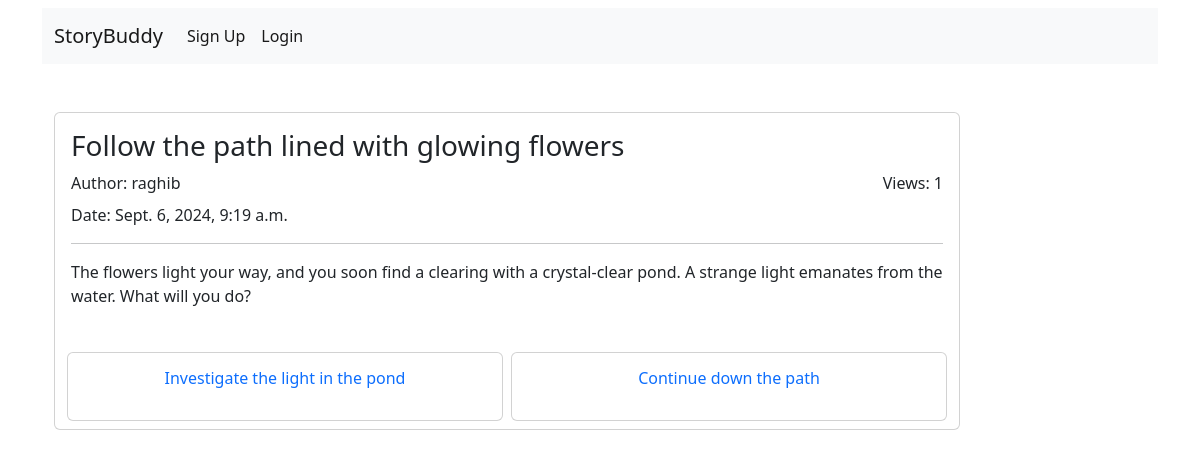
Page /story-details/2/ on the committed database.
### story_app/models.py (models this page shows, shortened)
class Story(MPTTModel):
    author = models.ForeignKey(User, related_name="stories", on_delete=models.CASCADE)
    title = models.CharField(max_length=150, unique=True)
    parent = TreeForeignKey('self', on_delete=models.CASCADE, null=True, blank=True, related_name='children')
    details = models.TextField(null=True,blank=True)
    views = models.PositiveIntegerField(default=0)
    created_at = models.DateTimeField(auto_now_add=True)
    class MPTTMeta:
        order_insertion_by = ['parent','title']

### story_app/views.py (the view)
# urls.py: path('story-details/<int:id>/',views.story_details,name='story_details'),
def story_details(request, id=None):
    user = request.user
    story = Story.objects.get(id=id)
    checked = False
    if story.author == user:
        checked = True
    if user != story.author:
        story.views = F('views') + 1
        story.save()
    story = Story.objects.get(id=id)
    branches = Story.objects.filter(parent=story)
    context = {'id':story.id,'story': story,'branches':branches,'checked':checked}
    return render(request, 'story-details.html', context)

### templates/story-details.html (shortened to what this page needs)
{% extends "base.html" %}
{% block content %}
<div class="container mt-5">
    <div class="row">
        <div class="col-md-10">
            <div class="card">
                <div class="card-body">
                    <h3 class="card-title">{{ story.title }}</h3>
                    <div class="d-flex justify-content-between mb-2">
                        <div class="text-start">
                            <span class="text-dark">Author: {{story.author.username}}</span>
                        </div>
                        <div class="text-end">
                            <span class="text-dark">Views: {{story.views}}</span>
                        </div>
                    </div>
                    <div class="d-flex justify-content-between mb-2">
                        <div class="text-end">
                            <span class="text-dark">Date: {{story.created_at}}</span>
                        </div>
                    </div>
                    <hr>
                    <p class="mt-3">{{story.details}}</p>
                </div>
                <div class="row row-cols-1 row-cols-md-2 g-2 mt-1 mb-2 mx-2">
                    {% for branch in branches %}
                    <a href="{% url 'story_details' branch.id %}" class="text-decoration-none">
                        <div class="col">
                            <div class="card" style="height: 50% ;width:100%;">
                                <div class="card-body">
                                    <h6 class="card-title text-center mb-3">{{ branch.title }}</h5>
                                </div>
                            </div>
                        </div>
                    </a>
                    {% endfor %}
                </div>
            </div>
        </div>
        <div class="col-md-2">
        </div>
    </div>
</div>
{% endblock content %}

### rows in the picture
Story: title "Follow the path lined with glowing flowers", author.username "raghib", views "1", created_at "Sept. 6, 2024, 9:19 a.m.", details "The flowers light your way, and you soon find a clearing with a crystal-clear pond. A strange light emanates from the water. What will you do?"
Story: title "Investigate the light in the pond"
Story: title "Continue down the path"
